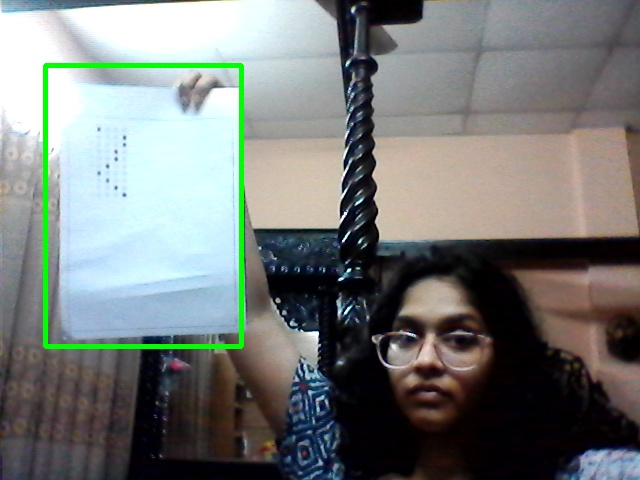
#> input picture Scanner/opencv_frame_0.jpg, 640 x 480 px, given in place of the camera
$ python cam.py
#> lines starting #> are read from the running program, lines starting #| are printed output that depends on the picture; after the words box and inside, x2 and y2 are one past the last pixel; in counts of white or black regions, pixels touching at a corner belong together
import cv2
import imutils
import numpy as np
from scan import scanner

from four_p_tranform.transform import four_point_transform

cam = cv2.VideoCapture(0)
ret, frame = cam.read()
#> frame is the input picture: shape (480, 640, 3); mean B, G, R 121.3, 123.6, 118.8
print(cv2.__version__)
cv2.namedWindow("Python ScreenShot app")

img_counter = 0
#bbox = cv2.selectROI("Select Object", frame, fromCenter=False, showCrosshair=True)
while True:
    ret, frame = cam.read()
    if not ret:
        print("There appears to be a problem")
        break
    image = cv2.cvtColor(frame, cv2.COLOR_BGR2GRAY)
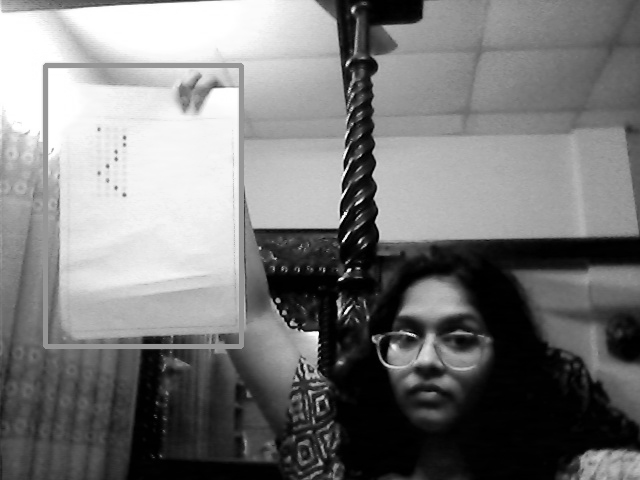
#> image: shape (480, 640); min 0, max 255, mean 121.9
    image = cv2.GaussianBlur(image, (5, 5), 0)
    edged = cv2.Canny(image, 75, 200)
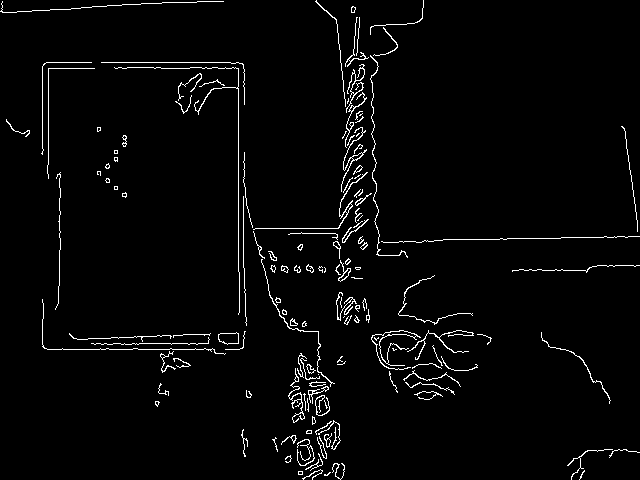
#> edged: shape (480, 640); 2.7% white in thin lines or dots
    cnts = cv2.findContours(edged.copy(), cv2.RETR_LIST, cv2.CHAIN_APPROX_NONE)
#> cnts = 189 contours, 142 with area under 20; largest, box (x1, y1, x2, y2) and area: (218, 332, 239, 345) 190, (218, 332, 239, 345) 185, (341, 127, 367, 192) 74, (253, 172, 368, 230) 71, (338, 260, 351, 282) 64
    cnts = imutils.grab_contours(cnts)
    cnts = sorted(cnts, key=cv2.contourArea, reverse=True)[:5]
#> cnts = 5 contours; box (x1, y1, x2, y2) and area: (218, 332, 239, 345) 190, (218, 332, 239, 345) 185, (341, 127, 367, 192) 74, (253, 172, 368, 230) 71, (338, 260, 351, 282) 64
    screenCnt = None
    asp_ratio = 0
    ratio = 200 / 287
    #print(cnts)
    #looping thru the contours
    if len(cnts) > 0:
        for c in cnts:
            area = cv2.contourArea(c)
            if area < 1000:
                continue
            print(area)
            #calculates the perimeter of the contour
            peri = cv2.arcLength(c, True)
            #approximates the peri to the closest geometric shape
            #approx is a single numpy array of vertices
            approx = cv2.approxPolyDP(c, 0.02 * peri, True)
            (x, y, w, h) = cv2.boundingRect(approx)
            asp_ratio = w / h
            print(asp_ratio)
            #if the contour has 4 points, that's it
            if len(approx) == 4:
                screenCnt = approx
                break
#> this loop made 5 passes
#> area on passes 1 to 5: 190, 185, 74, 71, 64.5

        print(hasattr(cv2, 'TrackerCSRT_create'))  # This will return True if TrackerCSRT is availabl
        (x, y, w, h) = cv2.boundingRect(screenCnt)
        tracking = True

        # For OpenCV 4.x or later
        #tracker = cv2.TrackerCSRT_create()

        #tracker.init(frame, (x, y, w, h))

        """  if tracking:
            success, bbox = tracker.update(frame)

            if success:
                (x, y, w, h) = [int(v) for v in bbox]
                cv2.rectangle(frame, (x, y), (x+w, y+h), (255, 0, 255), 3)
        else:
                 print("Failed!")

        """
        if abs(asp_ratio - 0.7827715355805244) <= 0.5:
            cv2.drawContours(frame, [screenCnt], -1, ( 0, 0, 255), 2)
            print("Contour detected")
            image = frame
            frame2 = scanner(image)

            img = "paper{}.jpg".format(img_counter)
            cv2.imwrite(img, frame2)
            img_counter += 1
            break
    dim = (196, 281)
    start = (45, 65)

    end = (start[0] + dim[0], start[1] + dim[1])

    green = (0, 255, 0)  # Green color for the rect

    #cv2.rectangle(frame, start, end, green, 3 )
    cv2.imshow("tester", frame)

    k = cv2.waitKey(1)
#> (key Esc is pressed here)
    if k%256 == 27:
        print("Esc clicked")
        break
    elif k%256 == 32:
        print("SP hit")
        frame2 = scanner(frame)
        img = "opencv_frame_{}.jpg".format(img_counter)
        cv2.imwrite(img, frame)
        img_counter += 1

cam.release()
#> (the run stopped early here; a loop or call above may not have finished)

$ run again, on Scanner/paper2.png
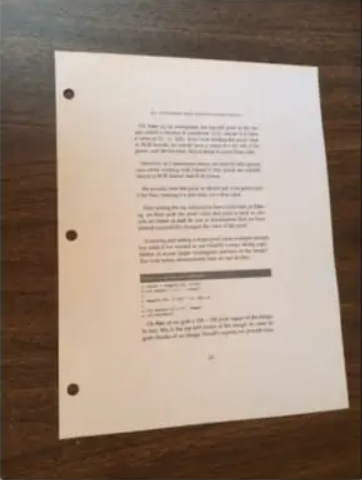
#> input picture Scanner/paper2.png, 362 x 480 px, given in place of the camera
#> frame is the input picture: shape (480, 362, 3); mean B, G, R 125.1, 139.1, 156.5
#> `edged = cv2.Canny(image, 75, 200)`:
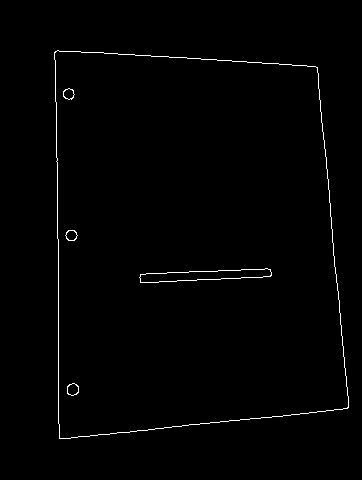
#> edged: shape (480, 362); 0.97% white in thin lines or dots, all inside (x1, y1, x2, y2) = (54, 50, 349, 439)
#> `cnts = cv2.findContours(edged.copy(), cv2.RETR_LIST, cv2.CHAIN_APPROX_..`: cnts = 10 contours; largest, box (x1, y1, x2, y2) and area: (54, 50, 349, 439) 100776, (54, 50, 349, 439) 100772, (139, 268, 272, 283) 1074, (139, 268, 272, 283) 1072, (67, 383, 79, 396) 110
#> `cnts = sorted(cnts, key=cv2.contourArea, reverse=True)[:5]`: cnts = 5 contours; box (x1, y1, x2, y2) and area: (54, 50, 349, 439) 100776, (54, 50, 349, 439) 100772, (139, 268, 272, 283) 1074, (139, 268, 272, 283) 1072, (67, 383, 79, 396) 110
#> the loop `for c in cnts:` made 1 pass
#> (area, peri, x, y, w, h, asp_ratio, screenCnt) on pass 1: (100776, 1314.5, 55, 51, 293, 388, 0.755, [[55, 51], [59, 438], [347, 408], [317, 67]])
#> (printed output is left out)
#> frame: shape (480, 362, 3); 2.2% of pixels changed, all inside (x1, y1, x2, y2) = (54, 50, 349, 440)
#| 1508.0
#> in scanner, ``: cnts = 1 contour; box (x1, y1, x2, y2) and area: (59, 55, 361, 456) 106652
#> the loop in scanner, `` made 1 pass
#> (printed output is left out)
#> s = [109.4, 496.3, 750.7, 384]
#> diff = [-3.84, 375.4, 61.44, -245.8]
#> rect = [[56.64, 52.8], [314.9, 69.12], [344.6, 406.1], [60.48, 435.8]]
#> tl = [56.64, 52.8]; tr = [314.9, 69.12]; br = [344.6, 406.1]; bl = [60.48, 435.8]
#> width_A = 285.7
#> width_B = 258.8
#> max_width = 285
#> height_A = 338.3
#> height_B = 383.1
#> max_height = 383
#> dst = [[0, 0], [284, 0], [284, 382], [0, 382]]
#> M = [[0.967, -0.00969, -54.24], [-0.0698, 1.1, -54.33], [-0.000453, 0.000307, 1]]
#> in four_point_transform, ``:
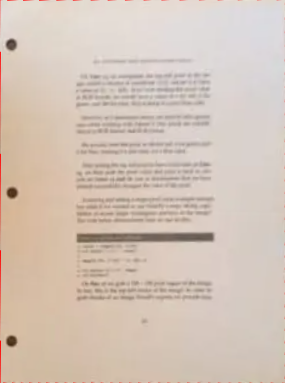
#> warped: shape (383, 285, 3); mean B, G, R 184.7, 196.6, 212
